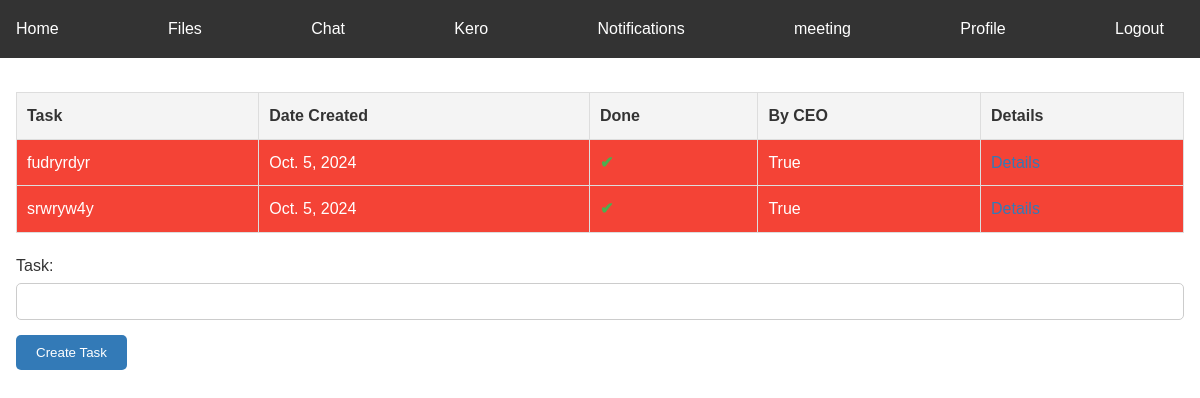
/employess_core/employeeindex/ (signed in), run on the app's committed database.
### shared/models.py (models this page shows, shortened)
class todoemployee(models.Model):
    task=models.CharField(max_length=500)
    date_Created=models.DateField(auto_now=True)
    author=models.ForeignKey(User,on_delete=models.CASCADE,related_name='his_tasks')
    done=models.BooleanField(default=False)
    by_ceo=models.BooleanField(default=False)

### employess_core/views.py (the view)
# urls.py: path('employeeindex/',employeeindex,name='employeeindex'),
def employeeindex(request):
    is_employee(request)
    todoelements=todoemployee.objects.all().filter(author=request.user)
    context={"todoelements":todoelements}
    return render(request,'employeeindex.html',context=context)

### helpers.py (called while the page is built)
def is_employee(request):
    if not request.user.is_authenticated:
        raise PermissionDenied("Login & Try Again")
    if request.user.is_ceo:
        raise PermissionDenied("Only employees team members allowed")
    if request.user.is_active != True:
        raise PermissionDenied("user is not active")

### employess_core/templates/employeeindex.html (shortened to what this page needs)
{% load static %}
<!DOCTYPE html>
<html lang="en">
<head>
    <link rel="stylesheet" href="{% static 'style_profile.css' %}">
</head>
<body>
    <header class="header">
        <nav class="navbar">
            <div class="container">
                <ul class="nav-list">
                    {% if request.user.is_authenticated %}
                    <li><a href="{% url 'employeeindex' %}">Home</a></li>
                    <li><a href="{% url 'employee_file_list' %}">Files</a></li>
                    <li><a href="{% url 'user_list' %}">Chat</a></li>
                    <li><a href="{% url 'ai' %}">Kero</a></li>
                    <li><a href="{% url 'notifications' %}">Notifications</a></li>
                    <li><a href="{% url 'videosetup' %}">meeting</a></li>
                    <li><a href="{% url 'employee_profile' %}">Profile</a></li>
                    <li><a href="{% url 'logout' %}">Logout</a></li>
                    {% endif %}
                </ul>
            </div>
        </nav>
    </header>
    <main class="main-content">
        <table>
            <thead>
                <tr>
                    <th>Task</th>
                    <th>Date Created</th>
                    <th>Done</th>
                    <th>By CEO</th>
                    <th>Details</th>
                </tr>
            </thead>
            <tbody>
                {% for element in todoelements %}
                <tr class="{% if element.by_ceo %}by-ceo{% endif %}">
                    <td>{{ element.task }}</td>
                    <td>{{ element.date_Created }}</td>
                    <td class="{% if element.done %}done{% endif %}"></td>
                    <td>{{ element.by_ceo }}</td>
                    <td><a href="{% url 'employee_change' pk=element.id %}">Details</a></td>
                </tr>
                {% endfor %}
            </tbody>
        </table>
        <form action="{% url 'employee_createtask' %}" method="post">
            <div class="form-group">
                <label for="taskdisc">Task:</label>
                <input type="text" name="taskdisc" id="taskdisc" required>
            </div>
            <button type="submit" class="btn-primary">Create Task</button>
        </form>
    </main>
</body>
</html>

### employess_core/templates/employeeindex.html (style rules this page uses)
* { box-sizing: border-box; margin: 0; padding: 0; }
body { font-family: Arial, sans-serif; line-height: 1.6; color: #333; margin: 0; padding: 0; }
.header { background-color: #333; color: #fff; padding: 1rem; position: fixed; top: 0; left: 0; width: 100%; z-index: 1000; }
.navbar { max-width: 1200px; margin: 0 auto; }
.nav-list { list-style: none; margin: 0; padding: 0; display: flex; justify-content: space-between; }
.nav-list li { margin-right: 20px; }
.nav-list a { color: #fff; text-decoration: none; transition: color 0.2s ease; }
.main-content { max-width: 1200px; margin: 60px auto 20px; padding: 2rem 1rem; }
table { width: 100%; border-collapse: collapse; margin-bottom: 20px; }
table th, table td { padding: 10px; border: 1px solid #ddd; text-align: left; }
table th { background-color: #f4f4f4; font-weight: bold; }
table tr:nth-child(even) { background-color: #f9f9f9; }
table tr.by-ceo { background-color: #f44336; color: #fff; }
table td.done::after { content: '✔'; color: #4CAF50; font-weight: bold; }
table a { color: #337ab7; text-decoration: none; }
.form-group { margin-bottom: 15px; }
.form-group label { display: block; margin-bottom: 5px; }
.form-group input[type="text"], .form-group select { width: 100%; padding: 10px; border: 1px solid #ccc; border-radius: 5px; }
.btn-primary { background-color: #337ab7; color: #fff; padding: 10px 20px; border: none; border-radius: 5px; cursor: pointer; text-decoration: none; transition: background-color 0.2s ease; }

### data on the page
todoemployee: task "fudryrdyr", date_Created "Oct. 5, 2024", done True (drawn), by_ceo "True"
todoemployee: task "srwryw4y", date_Created "Oct. 5, 2024", done True (drawn), by_ceo "True"
